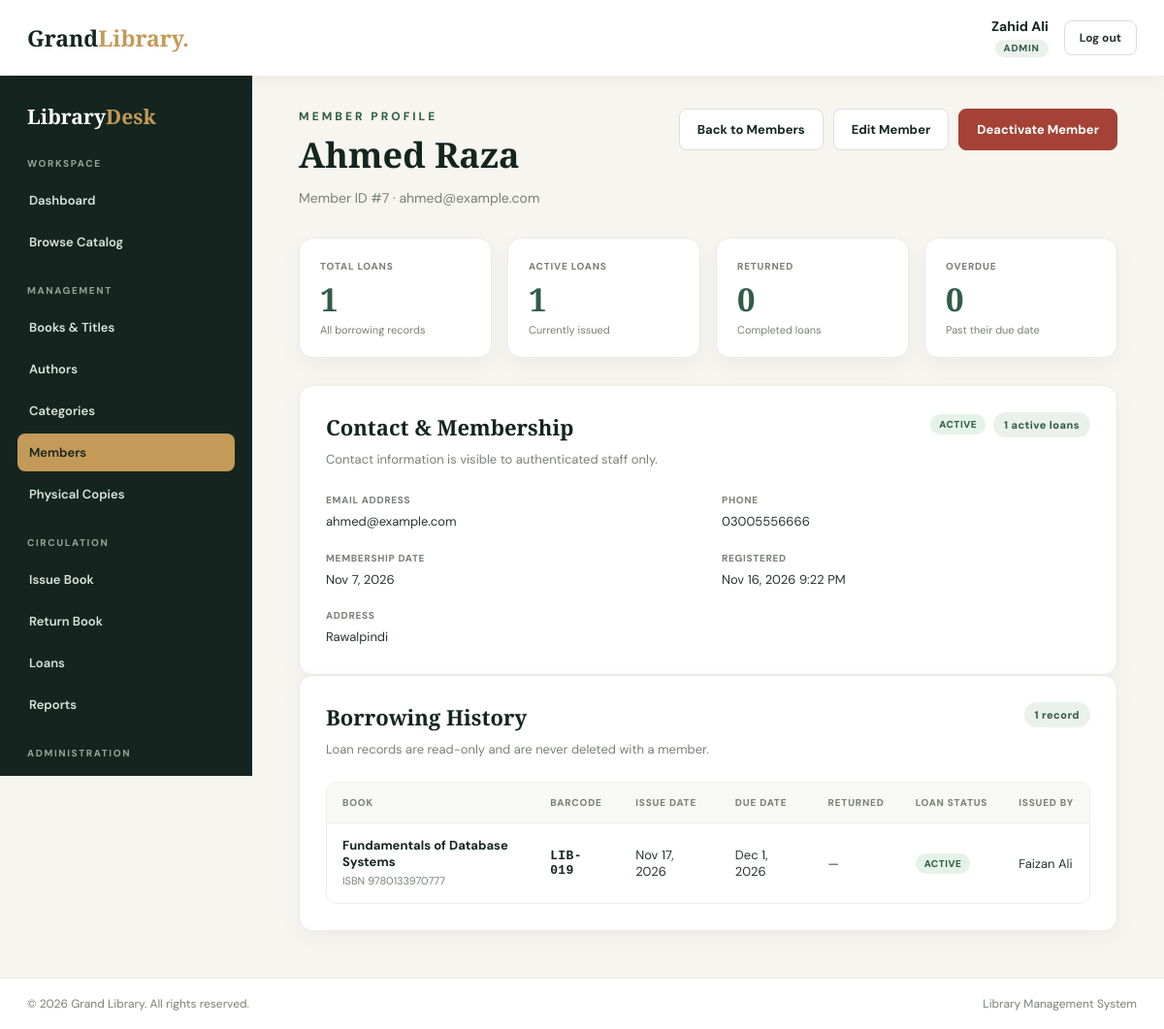
The app's page /members/view.php?id=7 (signed in) with its own data.
### tables this page shows
CREATE TABLE `users` (
  `id` int NOT NULL AUTO_INCREMENT,
  `name` varchar(100) NOT NULL,
  `email` varchar(150) NOT NULL,
  `password` varchar(255) NOT NULL,
  `role` enum('Admin','Librarian') NOT NULL DEFAULT 'Librarian',
  `status` enum('Active','Inactive') NOT NULL DEFAULT 'Active',
  `created_at` timestamp NULL DEFAULT CURRENT_TIMESTAMP,
  PRIMARY KEY (`id`),
  UNIQUE KEY `email` (`email`)
);

CREATE TABLE `members` (
  `id` int NOT NULL AUTO_INCREMENT,
  `name` varchar(100) NOT NULL,
  `email` varchar(150) NOT NULL,
  `phone` varchar(20) DEFAULT NULL,
  `address` text,
  `membership_date` date NOT NULL,
  `status` enum('Active','Inactive') NOT NULL DEFAULT 'Active',
  `created_at` timestamp NULL DEFAULT CURRENT_TIMESTAMP,
  PRIMARY KEY (`id`),
  UNIQUE KEY `email` (`email`)
);

CREATE TABLE `loans` (
  `id` int NOT NULL AUTO_INCREMENT,
  `member_id` int NOT NULL,
  `copy_id` int NOT NULL,
  `issued_by` int NOT NULL,
  `issue_date` date NOT NULL,
  `due_date` date NOT NULL,
  `returned_at` date DEFAULT NULL,
  PRIMARY KEY (`id`),
  KEY `idx_loans_member` (`member_id`),
  KEY `idx_loans_copy` (`copy_id`),
  KEY `idx_loans_issued_by` (`issued_by`),
  CONSTRAINT `fk_loans_copy` FOREIGN KEY (`copy_id`) REFERENCES `book_copies` (`id`) ON DELETE RESTRICT ON UPDATE CASCADE,
  CONSTRAINT `fk_loans_member` FOREIGN KEY (`member_id`) REFERENCES `members` (`id`) ON DELETE RESTRICT ON UPDATE CASCADE,
  CONSTRAINT `fk_loans_user` FOREIGN KEY (`issued_by`) REFERENCES `users` (`id`) ON DELETE RESTRICT ON UPDATE CASCADE,
  CONSTRAINT `chk_loan_dates` CHECK ((`due_date` >= `issue_date`)),
  CONSTRAINT `chk_return_date` CHECK (((`returned_at` is null) or (`returned_at` >= `issue_date`)))
);

CREATE TABLE `books` (
  `id` int NOT NULL AUTO_INCREMENT,
  `title` varchar(200) NOT NULL,
  `isbn` varchar(20) NOT NULL,
  `author_id` int NOT NULL,
  `category_id` int NOT NULL,
  `publisher` varchar(150) DEFAULT NULL,
  `publication_year` smallint unsigned DEFAULT NULL,
  PRIMARY KEY (`id`),
  UNIQUE KEY `isbn` (`isbn`),
  KEY `fk_books_author` (`author_id`),
  KEY `fk_books_category` (`category_id`),
  CONSTRAINT `fk_books_author` FOREIGN KEY (`author_id`) REFERENCES `authors` (`id`) ON DELETE RESTRICT ON UPDATE CASCADE,
  CONSTRAINT `fk_books_category` FOREIGN KEY (`category_id`) REFERENCES `categories` (`id`) ON DELETE RESTRICT ON UPDATE CASCADE
);

CREATE TABLE `book_copies` (
  `id` int NOT NULL AUTO_INCREMENT,
  `book_id` int NOT NULL,
  `barcode` varchar(50) NOT NULL,
  PRIMARY KEY (`id`),
  UNIQUE KEY `barcode` (`barcode`),
  KEY `fk_copies_book` (`book_id`),
  CONSTRAINT `fk_copies_book` FOREIGN KEY (`book_id`) REFERENCES `books` (`id`) ON DELETE RESTRICT ON UPDATE CASCADE
);

### includes/functions.php (called while the page is built, shortened)
<?php
function e($value): string
{
    return htmlspecialchars((string)$value, ENT_QUOTES | ENT_SUBSTITUTE, 'UTF-8');
}
function app_url(string $path = ''): string
{
    $documentRoot = isset($_SERVER['DOCUMENT_ROOT']) ? realpath($_SERVER['DOCUMENT_ROOT']) : false;
    $appRoot = realpath(dirname(__DIR__));
    $base = '';
    if ($documentRoot && $appRoot) {
        $docRoot = rtrim(str_replace('\\', '/', $documentRoot), '/');
        $rootPath = rtrim(str_replace('\\', '/', $appRoot), '/');
        if (stripos($rootPath, $docRoot) === 0) {
            $base = substr($rootPath, strlen($docRoot));
        }
    }
    $base = rtrim($base, '/');
    $path = ltrim($path, '/');
    return $base . '/' . $path;
}
function get_value(string $key, string $default = ''): string
{
    $value = $_GET[$key] ?? $default;
    return is_string($value) ? trim($value) : $default;
}
function normalize_role(string $role): ?string
{
    if (strcasecmp($role, 'Admin') === 0) {
        return 'Admin';
    }
    return null;
}

### includes/auth.php (called while the page is built, shortened)
<?php
require_once __DIR__ . '/functions.php';
require_once __DIR__ . '/../config/db.php';
function current_user(): ?array
{
    $role = normalize_role((string)($_SESSION['user_role'] ?? ''));
    return [
        'id' => (int)$_SESSION['user_id'],
        'name' => (string)($_SESSION['user_name'] ?? ''),
        'role' => $role,
    ];
}
function require_login(): array
{
    $user = current_user();
    global $conn;
    $stmt = $conn->prepare('SELECT name, role, status FROM users WHERE id = ? LIMIT 1');
    $stmt->bind_param('i', $user['id']);
    if (!$stmt->execute()) {
        $stmt->close();
        logout_user();
        redirect(app_url('login.php'));
    }
    $row = $stmt->get_result()->fetch_assoc();
    $role = $row ? normalize_role((string)$row['role']) : null;
    return [
        'id' => $user['id'],
        'name' => (string)$row['name'],
        'role' => $role,
    ];
}
function require_staff(): array
{
    $user = require_login();
    return $user;
}

### members/view.php (the view, shortened to what this page needs)
<?php
require_once __DIR__ . '/../includes/auth.php';
require_staff();
$idInput = get_value('id');
$memberId = (int)$idInput;
$lookup = $conn->prepare("
    SELECT
        m.id,
        m.name,
        m.email,
        m.phone,
        m.address,
        m.membership_date,
        m.status,
        m.created_at,
        (SELECT COUNT(*) FROM loans l WHERE l.member_id = m.id) AS total_loans,
        (SELECT COUNT(*) FROM loans l WHERE l.member_id = m.id AND l.returned_at IS NULL) AS active_loans,
        (SELECT COUNT(*) FROM loans l WHERE l.member_id = m.id AND l.returned_at IS NOT NULL) AS returned_loans,
        (SELECT COUNT(*)
         FROM loans l
         WHERE l.member_id = m.id
           AND l.returned_at IS NULL
           AND l.due_date < CURDATE()) AS overdue_loans
    FROM members m
    WHERE m.id = ?
    LIMIT 1
");
$lookup->bind_param('i', $memberId);
if (!$lookup->execute()) {
    error_log('Member profile lookup failed: ' . $lookup->error);
    $lookup->close();
    redirect(app_url('members/index.php?error=save'));
}
$member = $lookup->get_result()->fetch_assoc();
$loans = [];
$historyStmt = $conn->prepare("
    SELECT
        l.id,
        l.issue_date,
        l.due_date,
        l.returned_at,
        b.title,
        b.isbn,
        bc.barcode,
        u.name AS issued_by_name
    FROM loans l
    INNER JOIN book_copies bc ON bc.id = l.copy_id
    INNER JOIN books b ON b.id = bc.book_id
    LEFT JOIN users u ON u.id = l.issued_by
    WHERE l.member_id = ?
    ORDER BY l.issue_date DESC, l.id DESC
");
if (!$historyStmt) {
    error_log('Member borrowing history preparation failed: ' . $conn->error);
    $error = 'Borrowing history could not be loaded right now. Please try again later.';
} else {
    $historyStmt->bind_param('i', $memberId);
    if ($historyStmt->execute()) {
        $historyResult = $historyStmt->get_result();
        while ($row = $historyResult->fetch_assoc()) {
            $loans[] = $row;
        }
    } else {
        error_log('Member borrowing history query failed: ' . $historyStmt->error);
        $error = 'Borrowing history could not be loaded right now. Please try again later.';
    }
}
$isActive = strcasecmp((string)$member['status'], 'Active') === 0;
$totalLoans = (int)$member['total_loans'];
$activeLoans = (int)$member['active_loans'];
$returnedLoans = (int)$member['returned_loans'];
$overdueLoans = (int)$member['overdue_loans'];
$membershipLabel = $member['membership_date']
    ? date('M j, Y', strtotime((string)$member['membership_date']))
    : '&mdash;';
$createdLabel = $member['created_at']
    ? date('M j, Y g:i A', strtotime((string)$member['created_at']))
    : '&mdash;';
require_once __DIR__ . '/../includes/header.php';
require_once __DIR__ . '/../includes/sidebar.php';
?>
<section class="page-head">
    <div>
        <div class="eyebrow">Member Profile</div>
        <h1><?php echo e($member['name']); ?></h1>
        <p>Member ID #<?php echo (int)$member['id']; ?> &middot; <?php echo e($member['email']); ?></p>
    </div>
    <div class="page-actions">
        <a class="btn btn-secondary" href="<?php echo e(app_url('members/index.php')); ?>">Back to Members</a>
        <a class="btn btn-secondary" href="<?php echo e(app_url('members/edit.php?id=' . (int)$member['id'])); ?>">Edit Member</a>
        <form method="post" action="<?php echo e(app_url('members/status.php')); ?>" class="inline-form">
            <button type="submit" class="btn <?php echo $isActive ? 'btn-danger' : 'btn-primary'; ?>">
                <?php echo $isActive ? 'Deactivate Member' : 'Reactivate Member'; ?>
            </button>
        </form>
    </div>
</section>
<section class="stat-grid member-stats" aria-label="Member borrowing statistics">
    <article class="stat-card">
        <div class="stat-label">Total Loans</div>
        <div class="stat-value"><?php echo number_format($totalLoans); ?></div>
        <div class="stat-note">All borrowing records</div>
    </article>
    <article class="stat-card">
        <div class="stat-label">Active Loans</div>
        <div class="stat-value"><?php echo number_format($activeLoans); ?></div>
        <div class="stat-note">Currently issued</div>
    </article>
    <article class="stat-card">
        <div class="stat-label">Returned</div>
        <div class="stat-value"><?php echo number_format($returnedLoans); ?></div>
        <div class="stat-note">Completed loans</div>
    </article>
    <article class="stat-card<?php echo $overdueLoans > 0 ? ' danger' : ''; ?>">
        <div class="stat-label">Overdue</div>
        <div class="stat-value"><?php echo number_format($overdueLoans); ?></div>
        <div class="stat-note">Past their due date</div>
    </article>
</section>
<section class="panel">
    <div class="panel-head">
        <div>
            <h2>Contact &amp; Membership</h2>
            <p class="panel-intro">Contact information is visible to authenticated staff only.</p>
        </div>
        <div class="detail-badges">
            <span class="status-badge <?php echo $isActive ? 'status-active' : 'status-inactive'; ?>">
                <?php echo e($member['status']); ?>
            </span>
            <span class="count-pill"><?php echo number_format($activeLoans); ?> active loans</span>
        </div>
    </div>
    <div class="member-meta">
        <div class="member-meta-item">
            <span class="member-meta-label">Email Address</span>
            <div class="member-meta-value"><?php echo e($member['email']); ?></div>
        </div>
        <div class="member-meta-item">
            <span class="member-meta-label">Phone</span>
            <div class="member-meta-value">
                <?php echo $member['phone'] !== null && $member['phone'] !== '' ? e($member['phone']) : '&mdash;'; ?>
            </div>
        </div>
        <div class="member-meta-item">
            <span class="member-meta-label">Membership Date</span>
            <div class="member-meta-value"><?php echo $membershipLabel; ?></div>
        </div>
        <div class="member-meta-item">
            <span class="member-meta-label">Registered</span>
            <div class="member-meta-value"><?php echo $createdLabel; ?></div>
        </div>
        <div class="member-meta-item form-group-full">
            <span class="member-meta-label">Address</span>
            <div class="member-meta-value member-address">
                <?php if ($member['address'] !== null && $member['address'] !== ''): ?>
                    <?php echo nl2br(e($member['address'])); ?>
                <?php else: ?>
                    &mdash;
                <?php endif; ?>
            </div>
        </div>
    </div>
</section>
<section class="panel">
    <div class="panel-head">
        <div>
            <h2>Borrowing History</h2>
            <p class="panel-intro">Loan records are read-only and are never deleted with a member.</p>
        </div>
        <span class="count-pill"><?php echo number_format(count($loans)); ?> record<?php echo count($loans) === 1 ? '' : 's'; ?></span>
    </div>
    <div class="table-wrap">
        <table class="data-table" aria-label="Member borrowing history">
            <thead>
                <tr>
                    <th scope="col">Book</th>
                    <th scope="col">Barcode</th>
                    <th scope="col">Issue Date</th>
                    <th scope="col">Due Date</th>
                    <th scope="col">Returned</th>
                    <th scope="col">Loan Status</th>
                    <th scope="col">Issued By</th>
                </tr>
            </thead>
            <tbody>
                <?php if (count($loans) === 0): ?>
                    <tr>
                        <td colspan="7" class="empty-cell">No borrowing history found for this member.</td>
                    </tr>
                <?php else: ?>
                    <?php foreach ($loans as $loan): ?>
                        <?php
                        if ($loan['returned_at'] !== null) {
                            $loanStatus = 'Returned';
                            $loanClass = 'availability-none';
                        } elseif ((string)$loan['due_date'] < date('Y-m-d')) {
                            $loanStatus = 'Overdue';
                            $loanClass = 'availability-unavailable';
                        } else {
                            $loanStatus = 'Active';
                            $loanClass = 'availability-available';
                        }
                        ?>
                        <tr>
                            <td>
                                <span class="book-title"><?php echo e($loan['title']); ?></span>
                                <span class="book-subtext">ISBN <?php echo e($loan['isbn']); ?></span>
                            </td>
                            <td><span class="copy-barcode"><?php echo e($loan['barcode']); ?></span></td>
                            <td><?php echo e(date('M j, Y', strtotime((string)$loan['issue_date']))); ?></td>
                            <td><?php echo e(date('M j, Y', strtotime((string)$loan['due_date']))); ?></td>
                            <td>
                                <?php echo $loan['returned_at'] !== null
                                    ? e(date('M j, Y', strtotime((string)$loan['returned_at'])))
                                    : '&mdash;'; ?>
                            </td>
                            <td>
                                <span class="availability-badge <?php echo e($loanClass); ?>">
                                    <?php echo e($loanStatus); ?>
                                </span>
                            </td>
                            <td><?php echo e($loan['issued_by_name'] ?? 'Unknown'); ?></td>
                        </tr>
                    <?php endforeach; ?>
                <?php endif; ?>
            </tbody>
        </table>
    </div>
</section>
<?php require_once __DIR__ . '/../includes/footer.php'; ?>

### includes/header.php (shortened to what this page needs)
<?php
require_once __DIR__ . '/auth.php';
$staff = current_user();
?>
<!DOCTYPE html>
<html lang="en">
<head>
    <link rel="stylesheet" href="<?php echo e(app_url('assets/tera.css')); ?>">
</head>
<body class="staff-body">
<header class="staff-topbar">
    <a class="logo staff-logo" href="<?php echo e(app_url('dashboard.php')); ?>">Grand<span>Library.</span></a>
    <div class="staff-user">
        <div class="staff-user-info">
            <div class="staff-user-name"><?php echo e($staff['name']); ?></div>
            <span class="role-badge"><?php echo e($staff['role']); ?></span>
        </div>
        <form method="post" action="<?php echo e(app_url('logout.php')); ?>" class="logout-form">
            <button type="submit" class="logout-btn">Log out</button>
        </form>
    </div>
</header>
<div class="staff-layout">

### records on screen
users: name "Zahid Ali", role "ADMIN"
members: name "Ahmed Raza", id "7", email "ahmed@example.com", status "ACTIVE", phone "03005556666", membership_date "Nov 7, 2026", created_at "Nov 16, 2026 9:22 PM", address "Rawalpindi"
loans: books.title "Fundamentals of Database Systems", books.isbn "9780133970777", copy.barcode "LIB-019", issue_date "Nov 17, 2026", due_date "Dec 1, 2026", loanStatus "ACTIVE", issued_by.name "Faizan Ali"

### other values on screen
$totalLoans "1"
$activeLoans "1"
$returnedLoans "0"
$overdueLoans "0"
count($loans) "1"
